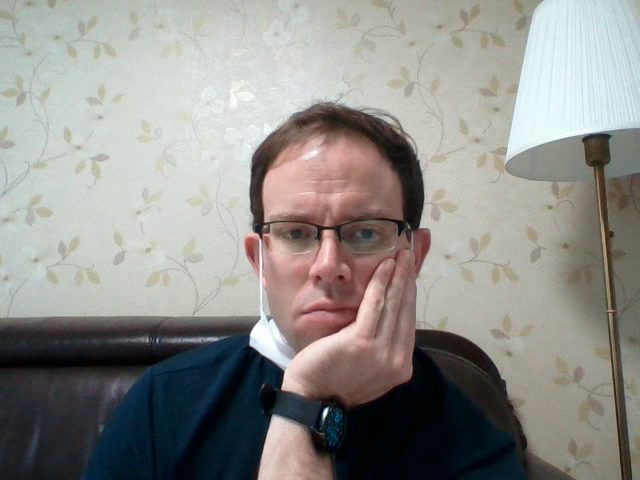
#> input picture frame 7 of data/record0.mp4, 640 x 480 px, given in place of vtest.avi, which was not available
$ python 1006-calc-opt-flow-farneback.py
#> lines starting #> are read from the running program, lines starting #| are printed output that depends on the picture; after the words box and inside, x2 and y2 are one past the last pixel; in counts of white or black regions, pixels touching at a corner belong together; pictures that were not available may be replaced by others from this repository, and a replacement may not be noted
# 1006.py
import cv2
import numpy as np

#1
def drawFlow(img, flow, thresh = 2, stride = 8):
    h,w = img.shape[:2]
    mag, ang = cv2.cartToPolar(flow[...,0], flow[...,1])
    flow2 = np.int32(flow)
    for y in range(0,h,stride):
        for x in range(0,w,stride):
            dx,dy = flow2[y,x]
            if mag[y,x] > thresh:
                cv2.circle(img, (x,y), 2, (0,255,0), -1)
                cv2.line(img, (x,y), (x+dx,y+dy), (255,0,0), 1)

#2
cap = cv2.VideoCapture('../data/vtest.avi')
if ( not cap.isOpened() ):
    print('Error opening video.')

h,w = (int(cap.get(cv2.CAP_PROP_FRAME_HEIGHT)), int(cap.get(cv2.CAP_PROP_FRAME_WIDTH)))
hsv = np.zeros((h,w,3), dtype = np.uint8)

ret, frame = cap.read()
#> frame is the input picture: shape (480, 640, 3); mean B, G, R 138.1, 141.7, 143.1
imgP = cv2.cvtColor(frame, cv2.COLOR_BGR2GRAY)
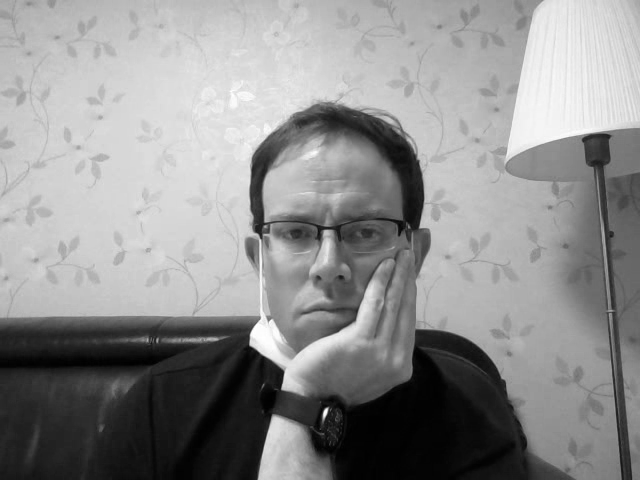
#> imgP: shape (480, 640); min 0, max 255, mean 141.7

TH = 2
AREA_TH = 50
mode = cv2.RETR_EXTERNAL
method = cv2.CHAIN_APPROX_SIMPLE
params = dict(pyr_scale = 0.5, levels = 3, winsize = 15, iterations = 3, poly_n = 5, poly_sigma = 1.2, flags = 0)

#3
t = 0
while True:
    ret, frame = cap.read()
    if not ret:
        break
    t += 1
    print('t = ', t)
    imgC = cv2.cvtColor(frame, cv2.COLOR_BGR2GRAY)
    # imgC = cv2.GaussianBlur(frame, (5,5), 0.5)

    #3-1
    flow = cv2.calcOpticalFlowFarneback(imgP, imgC, None, **params) # error here
    drawFlow(frame, flow, TH)
#> in drawFlow, `mag, ang = cv2.cartToPolar(flow[...,0], flow[...,1])`:
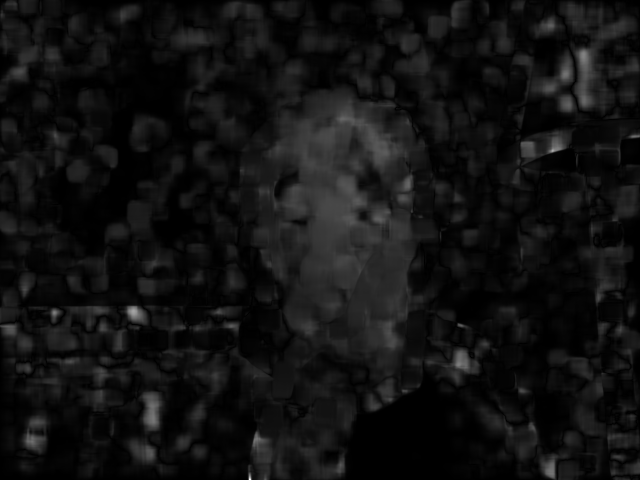
#> mag: shape (480, 640) float32; min 3.88e-09, max 3.46, mean 0.244; drawn with min black and max white
#> in drawFlow, `mag, ang = cv2.cartToPolar(flow[...,0], flow[...,1])`:
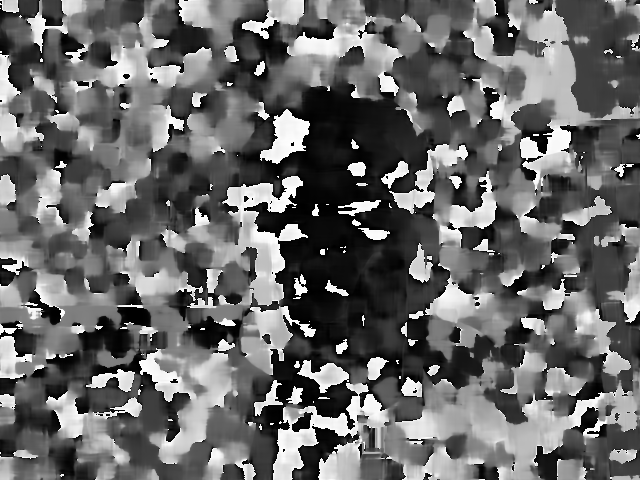
#> ang: shape (480, 640) float32; min 9.97e-07, max 6.28, mean 2.59; drawn with min black and max white

    #3-2
    mag, ang = cv2.cartToPolar(flow[...,0], flow[...,1])
    ret, bImg = cv2.threshold(mag, TH, 255, cv2.THRESH_BINARY)
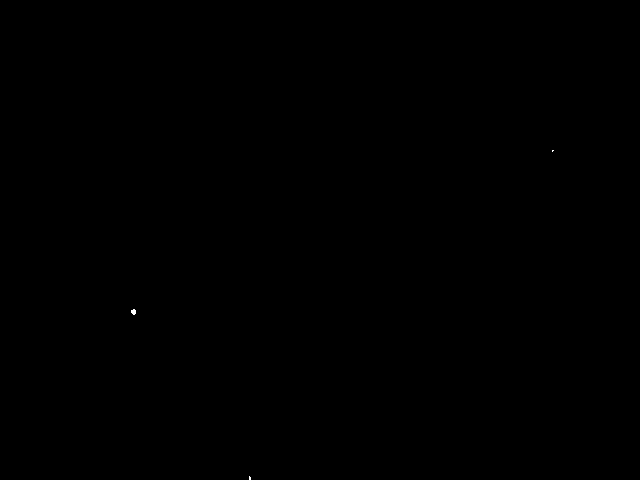
#> bImg: shape (480, 640) float32; 0.01% white; 3 white regions (2 under 20 px), largest, box (x1, y1, x2, y2) and area: (131, 309, 136, 315) 23
#> ret = 2
    bImg = bImg.astype(np.uint8)

    contours, heirarchy = cv2.findContours(bImg, mode, method)
#> contours = 3 contours, all with area under 20
    for i, cnt in enumerate(contours):
        area = cv2.contourArea(cnt)
        if area > AREA_TH:
            x,y,w,h = cv2.boundingRect(cnt)
            cv2.rectangle(frame, (x,y), (x+w,y+h), (0,0,255), 2)
#> this loop made 3 passes
#> (cnt, area) on passes 1, 3: ([[249, 476], [249, 479], [250, 479], [250, 477]], 2.5), ([[552, 150], [552, 151], [553, 150]], 0.5)
#> area on pass 2: 15.5

    #3-3
    cv2.imshow('frame', frame)
    imgP = imgC.copy()
    key = cv2.waitKey(25)
#> (key Esc is pressed here)
    if key == 27:
        break

if cap.isOpened():
    cap.release()
cv2.destroyAllWindows()

$ run again, starting later in the video
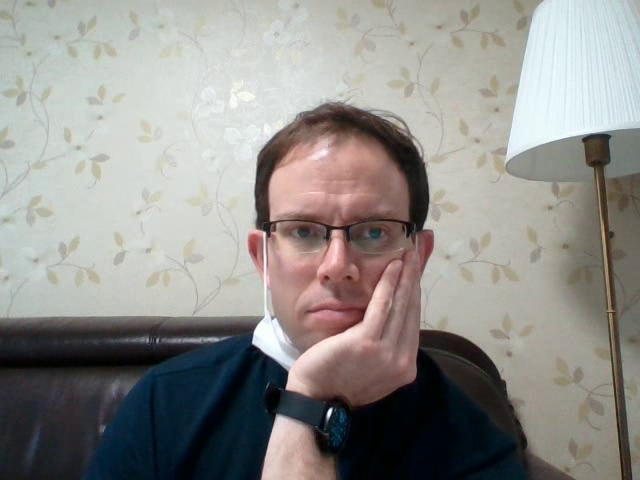
#> input picture frame 33 of data/record0.mp4, 640 x 480 px, given in place of vtest.avi, which was not available
#> frame is the input picture: shape (480, 640, 3); mean B, G, R 138.3, 141.8, 143.8
#> in drawFlow, `mag, ang = cv2.cartToPolar(flow[...,0], flow[...,1])`:
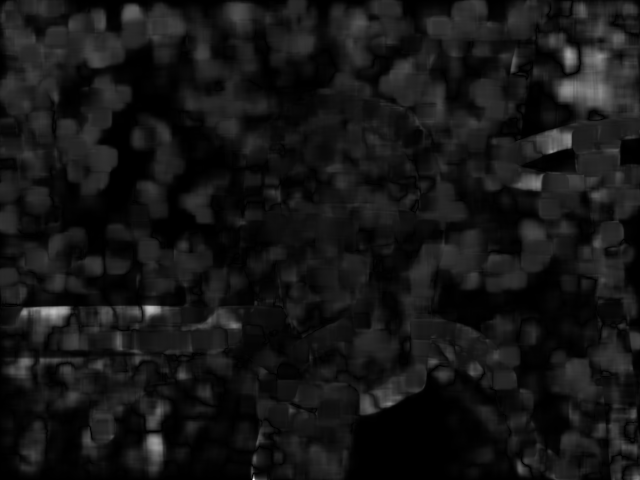
#> mag: shape (480, 640) float32; min 1.59e-10, max 3.13, mean 0.269; drawn with min black and max white
#> in drawFlow, `mag, ang = cv2.cartToPolar(flow[...,0], flow[...,1])`:
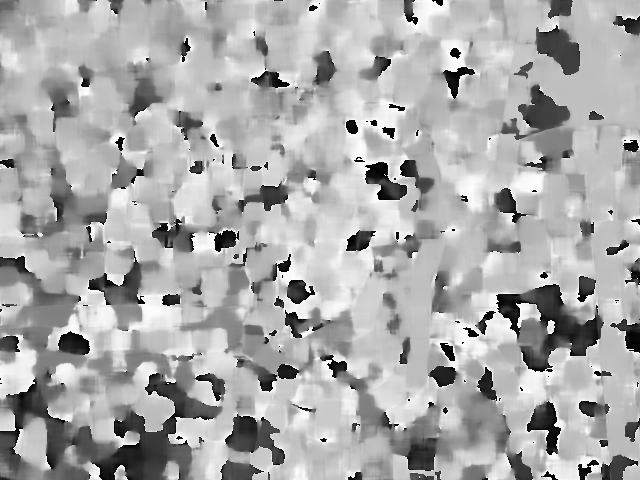
#> ang: shape (480, 640) float32; min 6.33e-05, max 6.28, mean 4.2; drawn with min black and max white
#> ret = 2
#> contours = 3 contours, 1 with area under 20; largest, box (x1, y1, x2, y2) and area: (43, 308, 62, 315) 44, (146, 306, 155, 312) 32
#> the loop `for i, cnt in enumerate(contours):` made 3 passes
#> area on passes 2 to 3: 43.5, 32.5

$ run again, starting later in the video
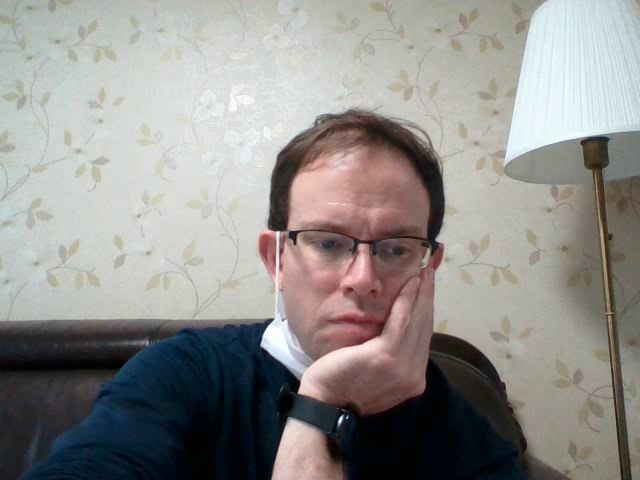
#> input picture frame 60 of data/record0.mp4, 640 x 480 px, given in place of vtest.avi, which was not available
#> frame is the input picture: shape (480, 640, 3); mean B, G, R 139.3, 142.3, 144.3
#> `ret, bImg = cv2.threshold(mag, TH, 255, cv2.THRESH_BINARY)`:
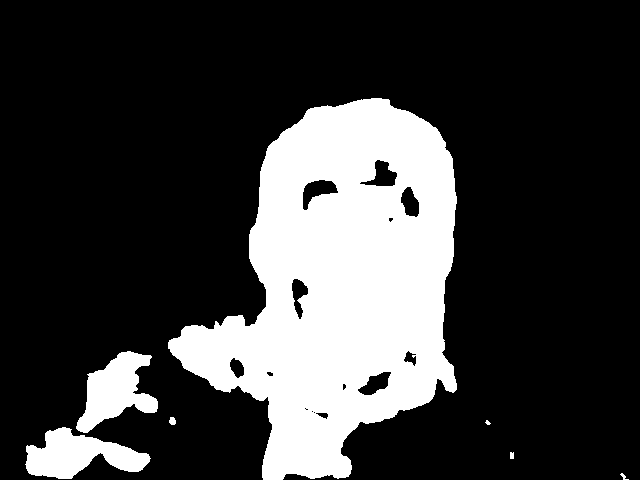
#> bImg: shape (480, 640) float32; 23.3% white; 7 white regions (1 under 20 px), largest, box (x1, y1, x2, y2) and area: (168, 98, 457, 480) 64481, (25, 427, 151, 479) 3639, (76, 351, 158, 433) 3470, (169, 417, 176, 425) 45, (510, 452, 514, 459) 27, (620, 473, 629, 480) 25
#> ret = 2
#> contours = 7 contours, 3 with area under 20; largest, box (x1, y1, x2, y2) and area: (168, 98, 457, 480) 66373, (25, 427, 151, 479) 3486, (76, 351, 158, 433) 3324, (169, 417, 176, 425) 34
#> the loop `for i, cnt in enumerate(contours):` made 7 passes
#> (area, x, y, w, h) on passes 3, 6, 7: (3486.5, 25, 427, 126, 52), (3324.5, 76, 351, 82, 82), (66373, 168, 98, 289, 382)
#> after the loop `for i, cnt in enumerate(contours):`:
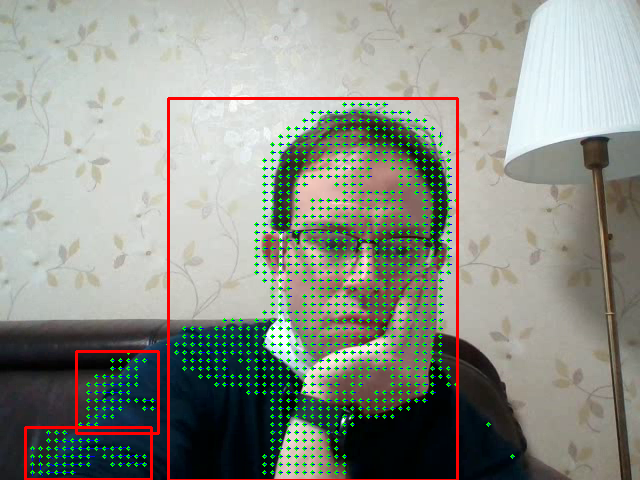
#> frame: shape (480, 640, 3); mean B, G, R 135.8, 144.8, 141.2
